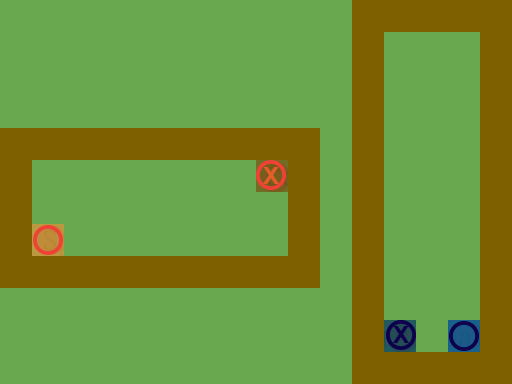

Below is a game level as drawn by its tile map, then a one-line description and the .tmx file that defines it, in full:
An orthogonal 16x12 tile map with 32x32 px tiles, 3 tile layers (Ground, Obstacles, Objects), 1 hidden layer not drawn.

<map version="1.0" orientation="orthogonal" renderorder="right-down" width="16" height="12" tilewidth="32" tileheight="32" nextobjectid="1">
 <tileset firstgid="1" name="TilesetPlaceholder" tilewidth="32" tileheight="32" tilecount="240" columns="10">
  <image source="../Tileset.png" width="320" height="768" />
 </tileset>
 <layer name="Ground" width="16" height="12">
  <data encoding="csv">
1,1,1,1,1,1,1,1,1,1,1,1,1,1,1,1,
1,1,1,1,1,1,1,1,1,1,1,1,1,1,1,1,
1,1,1,1,1,1,1,1,1,1,1,1,1,1,1,1,
1,1,1,1,1,1,1,1,1,1,1,1,1,1,1,1,
1,1,1,1,1,1,1,1,1,1,1,1,1,1,1,1,
1,1,1,1,1,1,1,1,1,1,1,1,1,1,1,1,
1,1,1,1,1,1,1,1,1,1,1,1,1,1,1,1,
1,1,1,1,1,1,1,1,1,1,1,1,1,1,1,1,
1,1,1,1,1,1,1,1,1,1,1,1,1,1,1,1,
1,1,1,1,1,1,1,1,1,1,1,1,1,1,1,1,
1,1,1,1,1,1,1,1,1,1,1,1,1,1,1,1,
1,1,1,1,1,1,1,1,1,1,1,1,1,1,1,1
</data>
 </layer>
 <layer name="Obstacles" width="16" height="12">
  <data encoding="csv">
0,0,0,0,0,0,0,0,0,0,0,41,41,41,41,41,
0,0,0,0,0,0,0,0,0,0,0,41,0,0,0,41,
0,0,0,0,0,0,0,0,0,0,0,41,0,0,0,41,
0,0,0,0,0,0,0,0,0,0,0,41,0,0,0,41,
41,41,41,41,41,41,41,41,41,41,0,41,0,0,0,41,
41,0,0,0,0,0,0,0,0,41,0,41,0,0,0,41,
41,0,0,0,0,0,0,0,0,41,0,41,0,0,0,41,
41,0,0,0,0,0,0,0,0,41,0,41,0,0,0,41,
41,41,41,41,41,41,41,41,41,41,0,41,0,0,0,41,
0,0,0,0,0,0,0,0,0,0,0,41,0,0,0,41,
0,0,0,0,0,0,0,0,0,0,0,41,0,0,0,41,
0,0,0,0,0,0,0,0,0,0,0,41,41,41,41,41
</data>
 </layer>
 <layer name="Objects" width="16" height="12">
  <data encoding="csv">
0,0,0,0,0,0,0,0,0,0,0,0,0,0,0,0,
0,0,0,0,0,0,0,0,0,0,0,0,0,0,0,0,
0,0,0,0,0,0,0,0,0,0,0,0,0,0,0,0,
0,0,0,0,0,0,0,0,0,0,0,0,0,0,0,0,
0,0,0,0,0,0,0,0,0,0,0,0,0,0,0,0,
0,0,0,0,0,0,0,0,181,0,0,0,0,0,0,0,
0,0,0,0,0,0,0,0,0,0,0,0,0,0,0,0,
0,81,0,0,0,0,0,0,0,0,0,0,0,0,0,0,
0,0,0,0,0,0,0,0,0,0,0,0,0,0,0,0,
0,0,0,0,0,0,0,0,0,0,0,0,0,0,0,0,
0,0,0,0,0,0,0,0,0,0,0,0,182,0,82,0,
0,0,0,0,0,0,0,0,0,0,0,0,0,0,0,0
</data>
 </layer>
 <layer name="Solution" width="16" height="12" visible="0">
  <data encoding="csv">
0,0,0,0,0,0,0,0,0,0,0,0,0,0,0,0,
0,0,0,0,0,0,0,0,0,0,0,0,0,0,0,0,
0,0,0,0,0,0,0,0,0,0,0,0,0,0,0,0,
0,0,0,0,0,0,0,0,0,0,0,0,0,0,0,0,
0,0,0,0,0,0,0,0,0,0,0,0,0,0,0,0,
0,0,0,0,0,0,0,0,0,0,0,0,0,0,0,0,
0,0,0,0,0,0,0,0,223,0,0,0,0,0,0,0,
0,0,222,222,222,222,222,222,222,0,0,0,0,0,0,0,
0,0,0,0,0,0,0,0,0,0,0,0,0,0,0,0,
0,0,0,0,0,0,0,0,0,0,0,0,0,0,0,0,
0,0,0,0,0,0,0,0,0,0,0,0,233,233,0,0,
0,0,0,0,0,0,0,0,0,0,0,0,0,0,0,0
</data>
 </layer>
</map>
